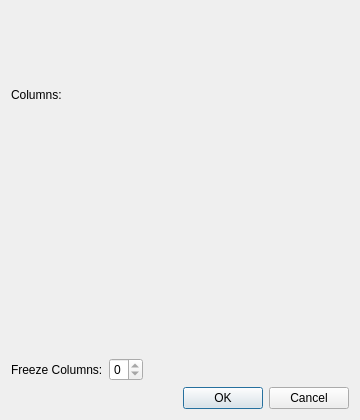
<?xml version="1.0" encoding="UTF-8"?>
<ui version="4.0">
 <class>DADialogTableColumnView</class>
 <widget class="QDialog" name="DADialogTableColumnView">
  <property name="geometry">
   <rect>
    <x>0</x>
    <y>0</y>
    <width>360</width>
    <height>420</height>
   </rect>
  </property>
  <property name="windowTitle">
   <string>Column View</string>
  </property>
  <layout class="QVBoxLayout" name="verticalLayout">
   <item>
    <widget class="QLabel" name="labelColumns">
     <property name="text">
      <string>Columns:</string>
     </property>
    </widget>
   </item>
   <item>
    <widget class="DA::DACheckListWidget" name="checkListColumns"/>
   </item>
   <item>
    <layout class="QHBoxLayout" name="horizontalLayout">
     <item>
      <widget class="QLabel" name="labelFreeze">
       <property name="text">
        <string>Freeze Columns:</string>
       </property>
      </widget>
     </item>
     <item>
      <widget class="QSpinBox" name="spinFreeze">
       <property name="minimum">
        <number>0</number>
       </property>
       <property name="maximum">
        <number>0</number>
       </property>
       <property name="value">
        <number>0</number>
       </property>
      </widget>
     </item>
     <item>
      <spacer name="horizontalSpacer">
       <property name="orientation">
        <enum>Qt::Horizontal</enum>
       </property>
       <property name="sizeHint" stdset="0">
        <size>
         <width>40</width>
         <height>20</height>
        </size>
       </property>
      </spacer>
     </item>
    </layout>
   </item>
   <item>
    <widget class="QDialogButtonBox" name="buttonBox">
     <property name="orientation">
      <enum>Qt::Horizontal</enum>
     </property>
     <property name="standardButtons">
      <set>QDialogButtonBox::Cancel|QDialogButtonBox::Ok</set>
     </property>
    </widget>
   </item>
  </layout>
 </widget>
 <customwidgets>
  <customwidget>
   <class>DA::DACheckListWidget</class>
   <extends>QWidget</extends>
   <header>DACheckListWidget.h</header>
  </customwidget>
 </customwidgets>
 <resources/>
 <connections>
  <connection>
   <sender>buttonBox</sender>
   <signal>accepted()</signal>
   <receiver>DADialogTableColumnView</receiver>
   <slot>accept()</slot>
   <hints>
    <hint type="sourcelabel">
     <x>248</x>
     <y>254</y>
    </hint>
    <hint type="destinationlabel">
     <x>157</x>
     <y>274</y>
    </hint>
   </hints>
  </connection>
  <connection>
   <sender>buttonBox</sender>
   <signal>rejected()</signal>
   <receiver>DADialogTableColumnView</receiver>
   <slot>reject()</slot>
   <hints>
    <hint type="sourcelabel">
     <x>316</x>
     <y>260</y>
    </hint>
    <hint type="destinationlabel">
     <x>286</x>
     <y>274</y>
    </hint>
   </hints>
  </connection>
 </connections>
</ui>
